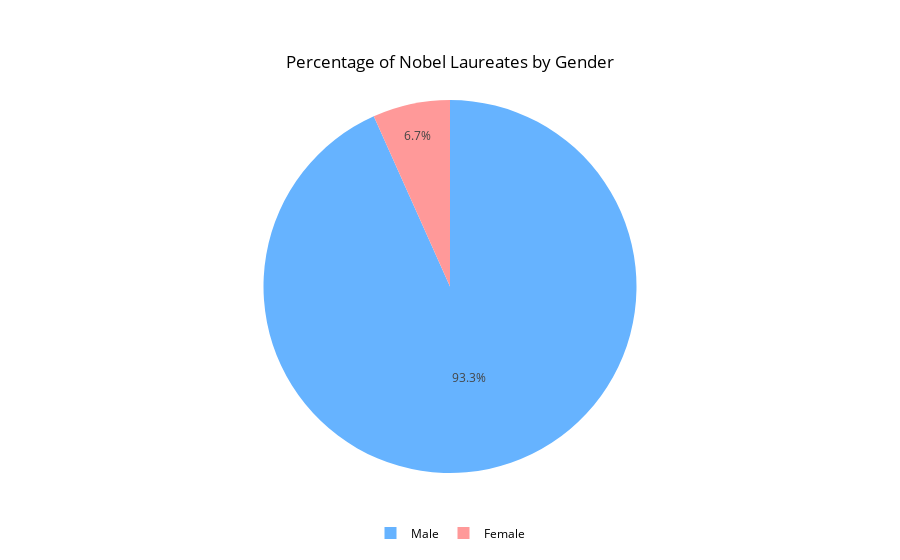

The notebook cell this image was saved under:
### Markdown cell above
### 1. Percentage of women and men among the laureates

### Code cell
import plotly.express as px
gender_counts = nobel['sex'].value_counts().reset_index()
gender_counts.columns = ['Gender', 'Count']

fig = px.pie(gender_counts, values='Count', names='Gender', 
             title='Percentage of Nobel Laureates by Gender',
             color_discrete_sequence=['#66b3ff','#ff9999'])
            
fig.update_layout(
    paper_bgcolor='white',
    font_color='black',
    title={
        'text': 'Percentage of Nobel Laureates by Gender',
        'y':0.9,
        'x':0.5,
        'xanchor': 'center',
        'yanchor': 'top'
    },
    legend=dict(
        orientation="h",
        yanchor="bottom",
        y=-0.2,
        xanchor="center",
        x=0.5
    )
)
fig.show()

### Figure 1 — Plotly figure (JSON) as saved in the notebook; plotly's stock layout.template omitted (floating-point values rounded to 4 significant figures)
{"data": [{"domain": {"x": [0, 1], "y": [0, 1]}, "hovertemplate": "Gender=%{label}<br>Count=%{value}<extra></extra>", "labels": ["Male", "Female"], "legendgroup": "", "name": "", "showlegend": true, "type": "pie", "values": [905, 65]}], "layout": {"font": {"color": "black"}, "legend": {"orientation": "h", "tracegroupgap": 0, "x": 0.5, "xanchor": "center", "y": -0.2, "yanchor": "bottom"}, "paper_bgcolor": "white", "piecolorway": ["#66b3ff", "#ff9999"], "title": {"text": "Percentage of Nobel Laureates by Gender", "x": 0.5, "xanchor": "center", "y": 0.9, "yanchor": "top"}}}
